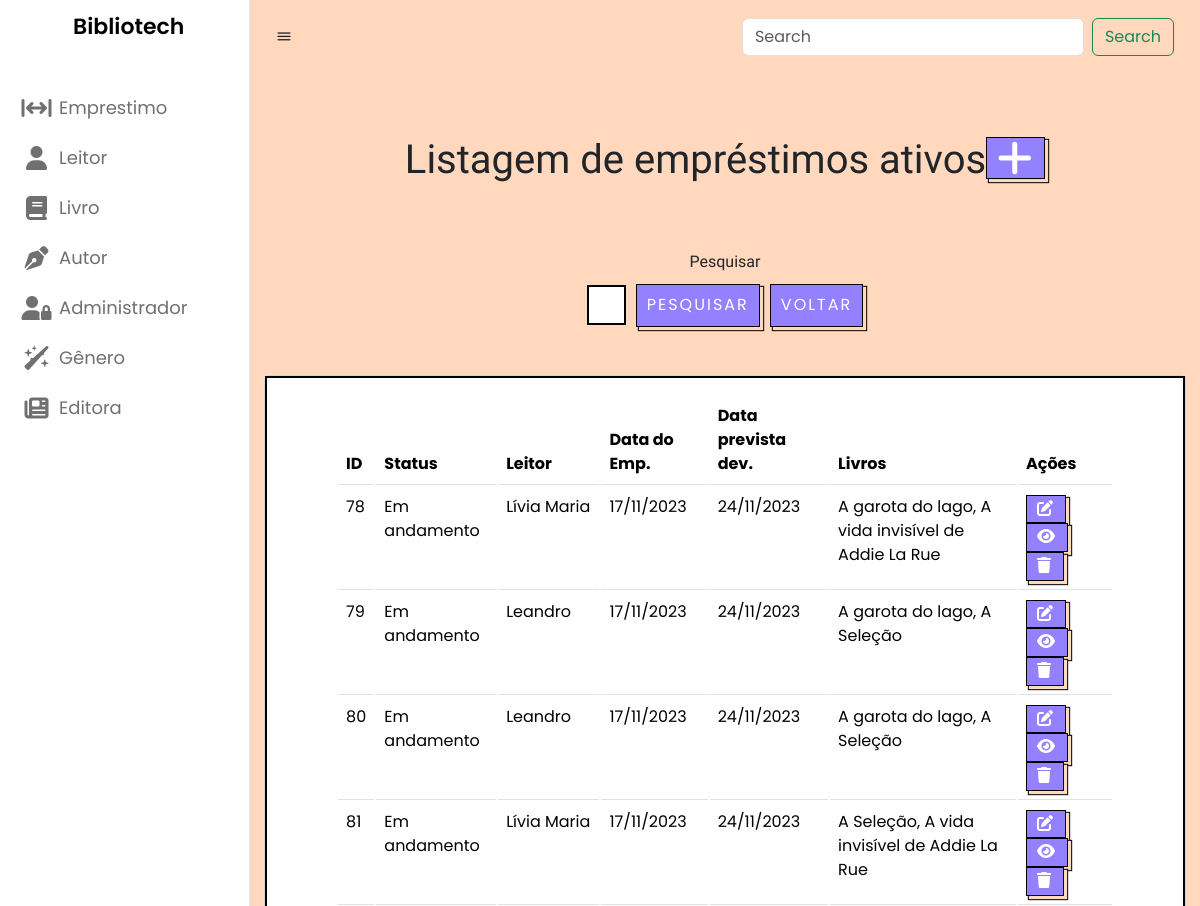
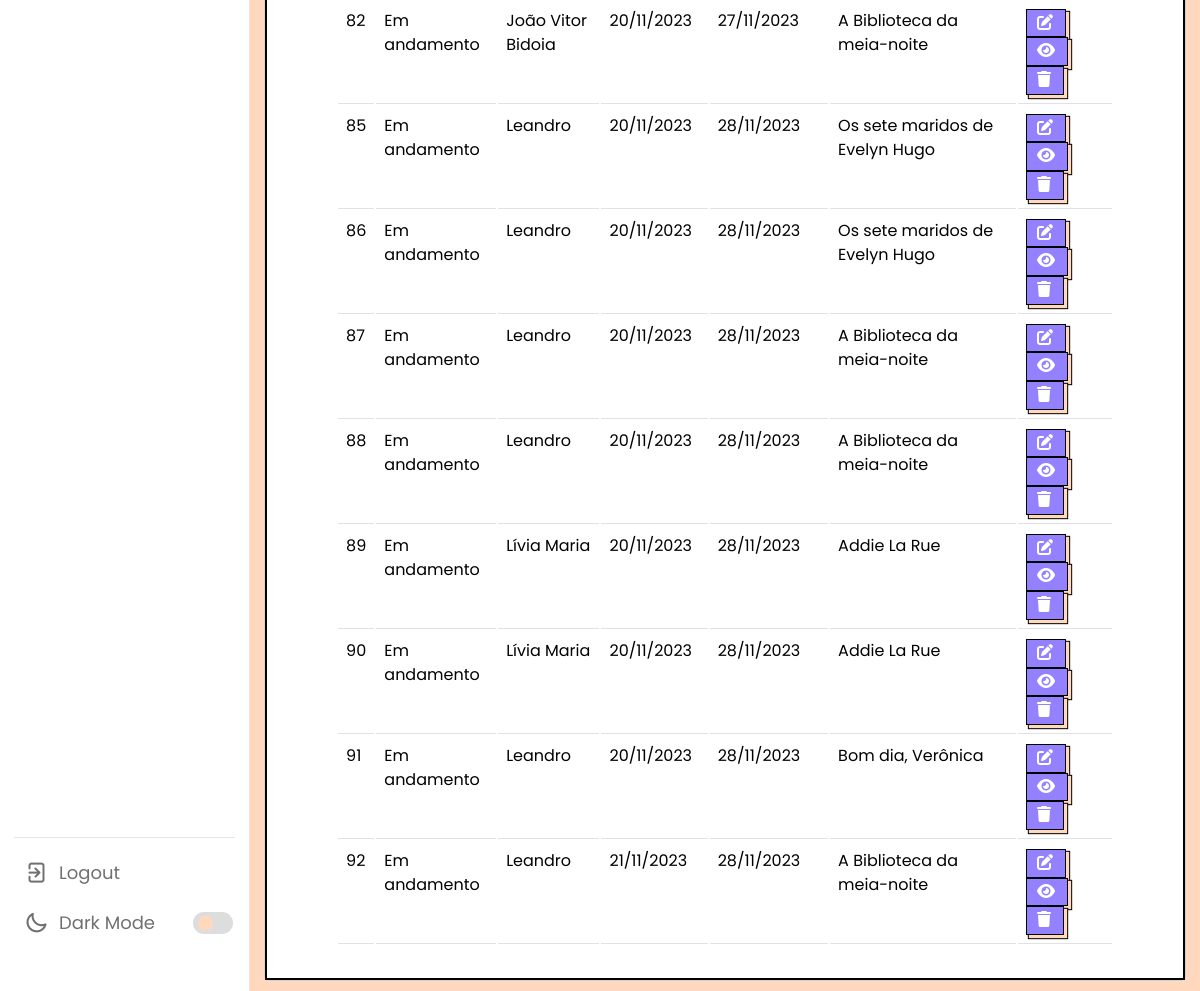
The page /listarEmprestimo.php on the database as committed earlier (2 pictures, top to bottom).
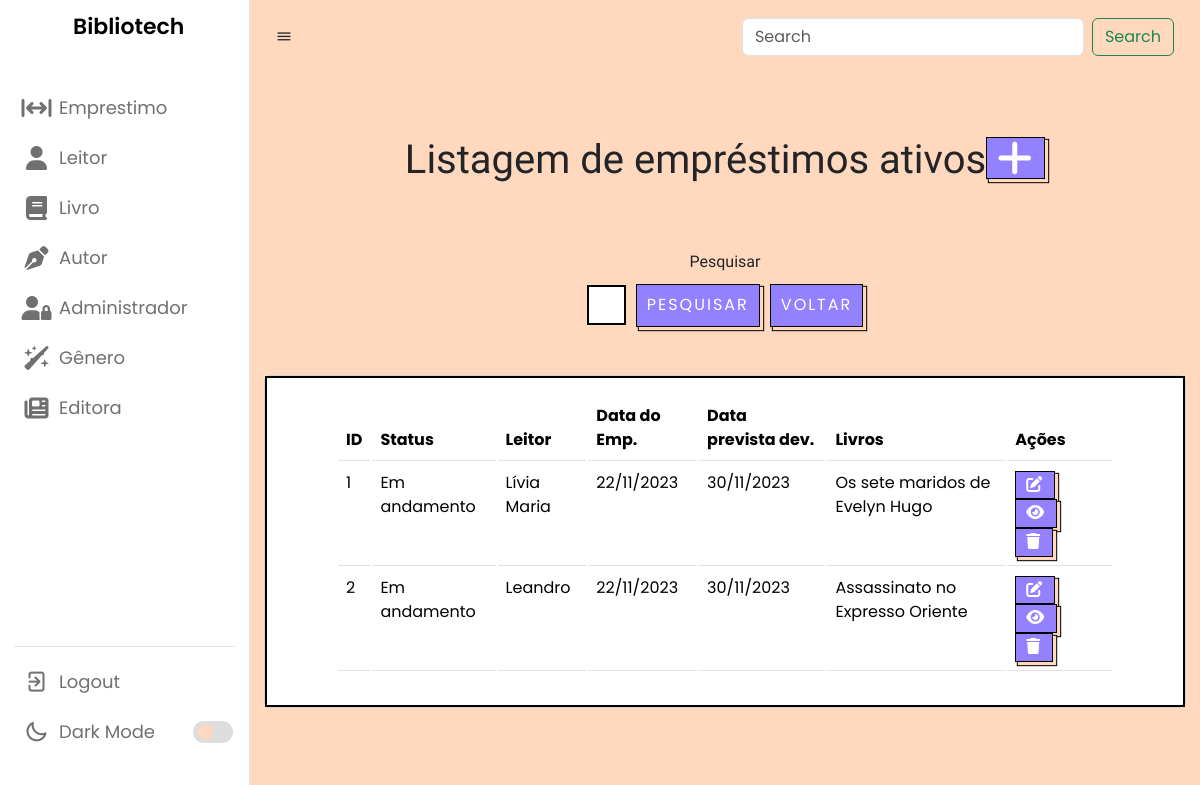
The same page on the database as committed later.
### tables this page shows
CREATE TABLE `emprestimo` (
  `id` int(11) NOT NULL,
  `statusEmprestimo` varchar(100) DEFAULT NULL,
  `dataEmprestimo` datetime DEFAULT current_timestamp(),
  `dataPrevistaDevolucao` date DEFAULT NULL,
  `idLeitor` int(11) DEFAULT NULL,
  `valorMulta` double DEFAULT NULL
);

CREATE TABLE `leitor` (
  `id` int(11) NOT NULL,
  `status` varchar(45) NOT NULL,
  `nome` varchar(100) NOT NULL,
  `telefone` varchar(15) NOT NULL,
  `endereco` varchar(100) NOT NULL,
  `dn` date NOT NULL,
  `cpf` varchar(14) NOT NULL,
  `email` varchar(100) NOT NULL,
  `senha` varchar(255) NOT NULL,
  `nomeResp` varchar(100) DEFAULT NULL,
  `cpfResp` varchar(14) DEFAULT NULL,
  `telResp` varchar(45) DEFAULT NULL
);

### listarEmprestimo.php (the view, shortened to what this page needs)
<?php
require_once("conexao.php");
$V_WHERE = "";
$sql = "SELECT emprestimo.id, leitor.nome as nomeLeitor, statusEmprestimo, dataEmprestimo, dataPrevistaDevolucao, valorMulta
        FROM emprestimo
        LEFT JOIN leitor ON emprestimo.idLeitor = leitor.id
        WHERE statusEmprestimo = 'Em andamento'" . $V_WHERE;
$resultado = mysqli_query($conexao, $sql);
?>
<?php require_once("navbar.php"); ?>
<br><br><br>
<h1 class="titulo">Listagem de empréstimos ativos<a href="emprestimo.php" class="botao">
        <i class="fa-solid fa-plus"></i>
    </a></h1>
<br><br>
<center>
<form method="post">
        <label name="pesquisa" for="exampleFormControlInput1" class="titulo">Pesquisar</label>
        <div class="input-button-container">
            <input name="pesquisa" type="text" class="formcampo">
            <button name="pesquisar" stype="button" class="botaopesquisar">Pesquisar</button>
            <a href="listarLivros.php"><button name="voltar" stype="button" class="botaopesquisar">Voltar</button></a>
        </div>
        <br><br>
    </form>
</center>
<center>
    <div class="card cardlistar">
        <div class="card-body cardlistar2">
            <table class="table">
                <thead>
                    <tr>
                        <td scope="col"><b>ID</b></td>
                        <td scope="col"><b>Status</b></td>
                        <td scope="col"><b>Leitor</b></td>
                        <td scope="col"><b>Data do Emp.</b></td>
                        <td scope="col"><b>Data prevista dev.</b></td>
                        <td scope="col"><b>Livros</b></td>
                        <td scope="col"><b>Ações</b></td>
                    </tr>
                </thead>
                <tbody>
                    <?php while ($linha = mysqli_fetch_array($resultado)) { ?>
                        <tr>
                            <td>
                                <?= $linha['id'] ?>
                            </td>
                            <td>
                                <?= $linha['statusEmprestimo'] ?>
                            </td>
                            <td>
                                <?= $linha['nomeLeitor'] ?>
                            </td>
                            <td>
                                <?= date("d/m/Y", strtotime($linha['dataEmprestimo'])); ?>
                            </td>
                            <td>
                                <?= date("d/m/Y", strtotime($linha['dataPrevistaDevolucao'])) ?>
                            </td>
                            <td>
                                <?php
                                $idEmprestimo = $linha['id'];
                                $sqlLivros = "SELECT livro.titulo FROM itensdeemprestimo
                                            JOIN livro ON itensdeemprestimo.idLivro = livro.id
                                            WHERE itensdeemprestimo.idEmprestimo = $idEmprestimo";
                                $resultadoLivros = mysqli_query($conexao, $sqlLivros);
                                $titulosLivros = array();
                                while ($linhaLivro = mysqli_fetch_array($resultadoLivros)) {
                                    $titulosLivros[] = $linhaLivro['titulo'];
                                }
                                echo implode(', ', $titulosLivros);
                                ?>
                            </td>
                            <td>
                                <a style="margin-right: 8px;" href="alterarEmprestimo.php? id=<?= $linha['id'] ?>"
                                    class="botao">
                                    <i class="fa-solid fa-pen-to-square"></i></a>
                                <a data-bs-toggle="modal" data-bs-target="#exampleModal_<?= $linha['id'] ?>"
                                    style="margin-right: 8px;" name="info" class="botao">
                                    <i class="fa-solid fa-eye"></i>
                                </a>
                                <a href="listarEmprestimo.php? id=<?= $linha['id'] ?>" class="botao"
                                    onclick="return confirm('Deseja mesmo excluir o cadastro?')">
                                    <i class="fa-sharp fa-solid fa-trash"></i> </a>
                            </td>
                        </tr>
                    <?php } ?>
                </tbody>
            </table>
        </div>
    </div>
</center>
</section>
</body>
</html>

Rows that differ between the two databases and show on the page:
removed emprestimo: id "78", statusEmprestimo "Em andamento", idLeitor.nome "Lívia Maria", dataEmprestimo "17/11/2023", dataPrevistaDevolucao "24/11/2023", titulosLivros "A garota do lago, A vida invisível de Addie La Rue"
removed emprestimo: id "79", statusEmprestimo "Em andamento", idLeitor.nome "Leandro", dataEmprestimo "17/11/2023", dataPrevistaDevolucao "24/11/2023", titulosLivros "A garota do lago, A Seleção"
removed emprestimo: id "80", statusEmprestimo "Em andamento", idLeitor.nome "Leandro", dataEmprestimo "17/11/2023", dataPrevistaDevolucao "24/11/2023", titulosLivros "A garota do lago, A Seleção"
removed emprestimo: id "81", statusEmprestimo "Em andamento", idLeitor.nome "Lívia Maria", dataEmprestimo "17/11/2023", dataPrevistaDevolucao "24/11/2023", titulosLivros "A Seleção, A vida invisível de Addie La Rue"
removed emprestimo: id "82", statusEmprestimo "Em andamento", idLeitor.nome "João Vitor Bidoia", dataEmprestimo "20/11/2023", dataPrevistaDevolucao "27/11/2023", titulosLivros "A Biblioteca da meia-noite"
removed emprestimo: id "85", statusEmprestimo "Em andamento", idLeitor.nome "Leandro", dataEmprestimo "20/11/2023", dataPrevistaDevolucao "28/11/2023", titulosLivros "Os sete maridos de Evelyn Hugo"
removed emprestimo: id "86", statusEmprestimo "Em andamento", idLeitor.nome "Leandro", dataEmprestimo "20/11/2023", dataPrevistaDevolucao "28/11/2023", titulosLivros "Os sete maridos de Evelyn Hugo"
removed emprestimo: id "87", statusEmprestimo "Em andamento", idLeitor.nome "Leandro", dataEmprestimo "20/11/2023", dataPrevistaDevolucao "28/11/2023", titulosLivros "A Biblioteca da meia-noite"
removed emprestimo: id "88", statusEmprestimo "Em andamento", idLeitor.nome "Leandro", dataEmprestimo "20/11/2023", dataPrevistaDevolucao "28/11/2023", titulosLivros "A Biblioteca da meia-noite"
removed emprestimo: id "89", statusEmprestimo "Em andamento", idLeitor.nome "Lívia Maria", dataEmprestimo "20/11/2023", dataPrevistaDevolucao "28/11/2023", titulosLivros "Addie La Rue"
removed emprestimo: id "90", statusEmprestimo "Em andamento", idLeitor.nome "Lívia Maria", dataEmprestimo "20/11/2023", dataPrevistaDevolucao "28/11/2023", titulosLivros "Addie La Rue"
removed emprestimo: id "91", statusEmprestimo "Em andamento", idLeitor.nome "Leandro", dataEmprestimo "20/11/2023", dataPrevistaDevolucao "28/11/2023", titulosLivros "Bom dia, Verônica"
removed emprestimo: id "92", statusEmprestimo "Em andamento", idLeitor.nome "Leandro", dataEmprestimo "21/11/2023", dataPrevistaDevolucao "28/11/2023", titulosLivros "A Biblioteca da meia-noite"
added emprestimo: id "1", statusEmprestimo "Em andamento", idLeitor.nome "Lívia Maria", dataEmprestimo "22/11/2023", dataPrevistaDevolucao "30/11/2023", titulosLivros "Os sete maridos de Evelyn Hugo"
added emprestimo: id "2", statusEmprestimo "Em andamento", idLeitor.nome "Leandro", dataEmprestimo "22/11/2023", dataPrevistaDevolucao "30/11/2023", titulosLivros "Assassinato no Expresso Oriente"
